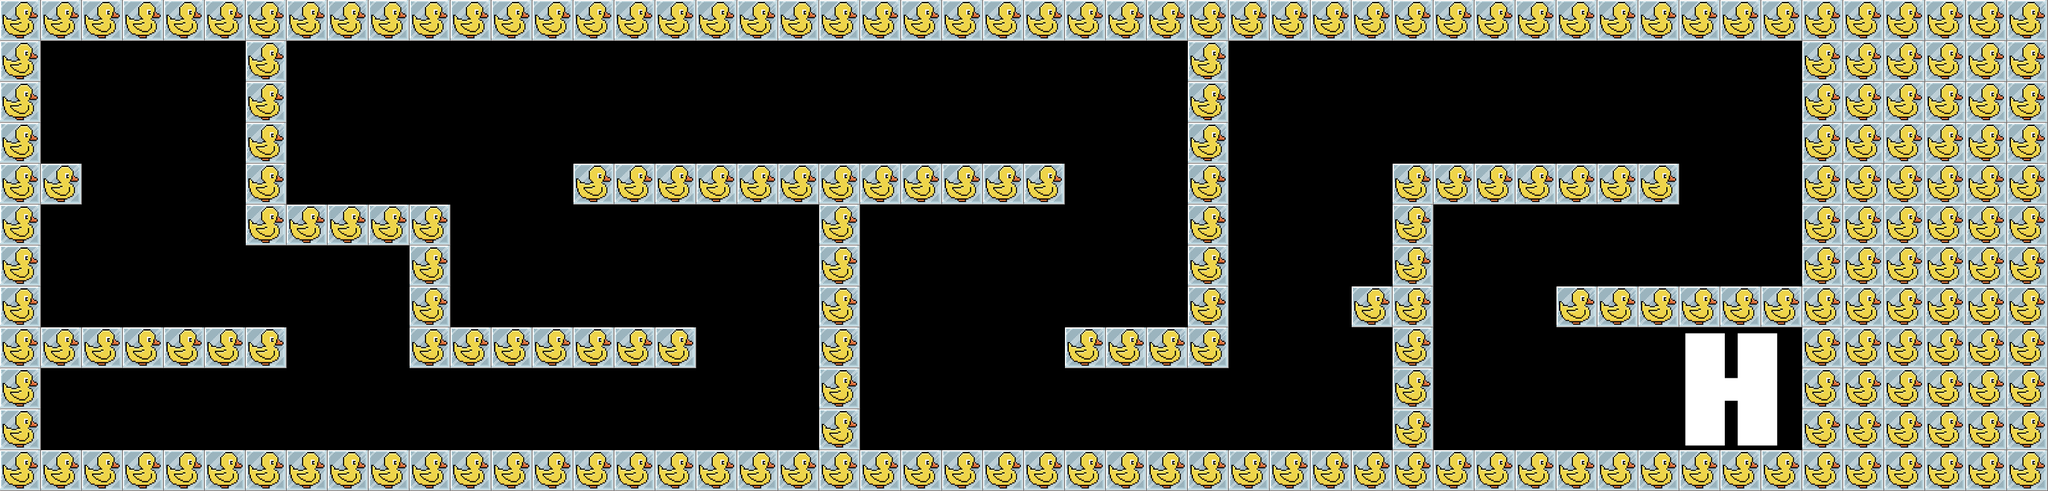

The image is a tile-based game level rendered from a .tmx file. Its description and complete source (layers, tilesets, objects, tile grids) follow:
An orthogonal 50x12 tile map with 64x64 px tiles, 1 tile layer (Tile Layer 1), 12 tilesets and 25 objects.

<map version="1.10" tiledversion="1.10.2" orientation="orthogonal" renderorder="right-down" width="50" height="12" tilewidth="64" tileheight="64" infinite="0" nextlayerid="11" nextobjectid="248">
 <editorsettings>
  <export target="level8.lua" format="lua" />
 </editorsettings>
 <tileset firstgid="1" name="earth" tilewidth="64" tileheight="64" tilecount="9" columns="3">
  <image source="tileset.png" width="192" height="192" />
 </tileset>
 <tileset firstgid="10" name="b" tilewidth="64" tileheight="64" tilecount="9" columns="3">
  <image source="bSheet.png" width="200" height="200" />
 </tileset>
 <tileset firstgid="19" name="a" tilewidth="64" tileheight="64" tilecount="9" columns="3">
  <image source="aSheet.png" width="200" height="200" />
 </tileset>
 <tileset firstgid="28" name="c" tilewidth="64" tileheight="64" tilecount="9" columns="3">
  <image source="cSheet.png" width="200" height="200" />
 </tileset>
 <tileset firstgid="37" name="d" tilewidth="64" tileheight="64" tilecount="9" columns="3">
  <image source="d1.png" width="200" height="200" />
 </tileset>
 <tileset firstgid="46" name="e" tilewidth="64" tileheight="64" tilecount="9" columns="3">
  <image source="e.png" width="200" height="200" />
 </tileset>
 <tileset firstgid="55" name="brick" tilewidth="64" tileheight="64" tilecount="1" columns="1">
  <image source="brick2.png" width="64" height="64" />
 </tileset>
 <tileset firstgid="56" name="f" tilewidth="64" tileheight="64" tilecount="9" columns="3">
  <image source="F.png" width="200" height="200" />
 </tileset>
 <tileset firstgid="65" name="g" tilewidth="64" tileheight="64" tilecount="9" columns="3">
  <image source="G.png" width="200" height="200" />
 </tileset>
 <tileset firstgid="74" name="h" tilewidth="64" tileheight="64" tilecount="9" columns="3">
  <image source="H.png" width="200" height="200" />
 </tileset>
 <tileset firstgid="83" name="duck" tilewidth="64" tileheight="64" tilecount="1" columns="1">
  <image source="duck.png" width="64" height="64" />
 </tileset>
 <tileset firstgid="84" name="x" tilewidth="64" tileheight="64" tilecount="9" columns="3">
  <image source="X.png" width="200" height="200" />
 </tileset>
 <objectgroup id="5" name="Enemies">
  <object id="219" x="576" y="256" width="64" height="64" />
  <object id="220" x="1984" y="640" width="64" height="64" />
 </objectgroup>
 <objectgroup id="7" name="Warp">
  <object id="221" x="2624" y="512" width="128" height="192" />
 </objectgroup>
 <objectgroup id="4" name="Platforms">
  <object id="225" x="0" y="704" width="3200" height="64" />
  <object id="226" x="0" y="0" width="64" height="704" />
  <object id="227" x="64" y="512" width="384" height="64" />
  <object id="228" x="64" y="256" width="64" height="64" />
  <object id="230" x="192" y="0" width="2624" height="64" />
  <object id="232" x="2432" y="448" width="384" height="64" />
  <object id="233" x="2816" y="0" width="64" height="512" />
  <object id="236" x="2112" y="448" width="64" height="64" />
  <object id="237" x="1856" y="64" width="64" height="512" />
  <object id="238" x="1664" y="512" width="192" height="64" />
  <object id="239" x="896" y="256" width="768" height="64" />
  <object id="240" x="1280" y="320" width="64" height="320" />
  <object id="241" x="640" y="512" width="448" height="64" />
  <object id="242" x="384" y="320" width="320" height="64" />
  <object id="243" x="640" y="384" width="64" height="128" />
  <object id="244" x="384" y="64" width="64" height="256" />
  <object id="245" x="2176" y="256" width="64" height="384" />
  <object id="246" x="2240" y="256" width="384" height="64" />
  <object id="247" x="3072" y="0" width="128" height="704" />
 </objectgroup>
 <objectgroup id="10" name="Walls">
  <object id="222" x="384" y="256" width="64" height="64" />
  <object id="223" x="1280" y="640" width="64" height="64" />
  <object id="224" x="2176" y="640" width="64" height="64" />
 </objectgroup>
 <layer id="1" name="Tile Layer 1" width="50" height="12">
  <data encoding="csv">
83,83,83,83,83,83,83,83,83,83,83,83,83,83,83,83,83,83,83,83,83,83,83,83,83,83,83,83,83,83,83,83,83,83,83,83,83,83,83,83,83,83,83,83,83,83,83,83,83,83,
83,0,0,0,0,0,83,0,0,0,0,0,0,0,0,0,0,0,0,0,0,0,0,0,0,0,0,0,0,83,0,0,0,0,0,0,0,0,0,0,0,0,0,0,83,83,83,83,83,83,
83,0,0,0,0,0,83,0,0,0,0,0,0,0,0,0,0,0,0,0,0,0,0,0,0,0,0,0,0,83,0,0,0,0,0,0,0,0,0,0,0,0,0,0,83,83,83,83,83,83,
83,0,0,0,0,0,83,0,0,0,0,0,0,0,0,0,0,0,0,0,0,0,0,0,0,0,0,0,0,83,0,0,0,0,0,0,0,0,0,0,0,0,0,0,83,83,83,83,83,83,
83,83,0,0,0,0,83,0,0,0,0,0,0,0,83,83,83,83,83,83,83,83,83,83,83,83,0,0,0,83,0,0,0,0,83,83,83,83,83,83,83,0,0,0,83,83,83,83,83,83,
83,0,0,0,0,0,83,83,83,83,83,0,0,0,0,0,0,0,0,0,83,0,0,0,0,0,0,0,0,83,0,0,0,0,83,0,0,0,0,0,0,0,0,0,83,83,83,83,83,83,
83,0,0,0,0,0,0,0,0,0,83,0,0,0,0,0,0,0,0,0,83,0,0,0,0,0,0,0,0,83,0,0,0,0,83,0,0,0,0,0,0,0,0,0,83,83,83,83,83,83,
83,0,0,0,0,0,0,0,0,0,83,0,0,0,0,0,0,0,0,0,83,0,0,0,0,0,0,0,0,83,0,0,0,83,83,0,0,0,83,83,83,83,83,83,83,83,83,83,83,83,
83,83,83,83,83,83,83,0,0,0,83,83,83,83,83,83,83,0,0,0,83,0,0,0,0,0,83,83,83,83,0,0,0,0,83,0,0,0,0,0,0,74,75,76,83,83,83,83,83,83,
83,0,0,0,0,0,0,0,0,0,0,0,0,0,0,0,0,0,0,0,83,0,0,0,0,0,0,0,0,0,0,0,0,0,83,0,0,0,0,0,0,77,78,79,83,83,83,83,83,83,
83,0,0,0,0,0,0,0,0,0,0,0,0,0,0,0,0,0,0,0,83,0,0,0,0,0,0,0,0,0,0,0,0,0,83,0,0,0,0,0,0,80,81,82,83,83,83,83,83,83,
83,83,83,83,83,83,83,83,83,83,83,83,83,83,83,83,83,83,83,83,83,83,83,83,83,83,83,83,83,83,83,83,83,83,83,83,83,83,83,83,83,83,83,83,83,83,83,83,83,83
</data>
 </layer>
</map>
